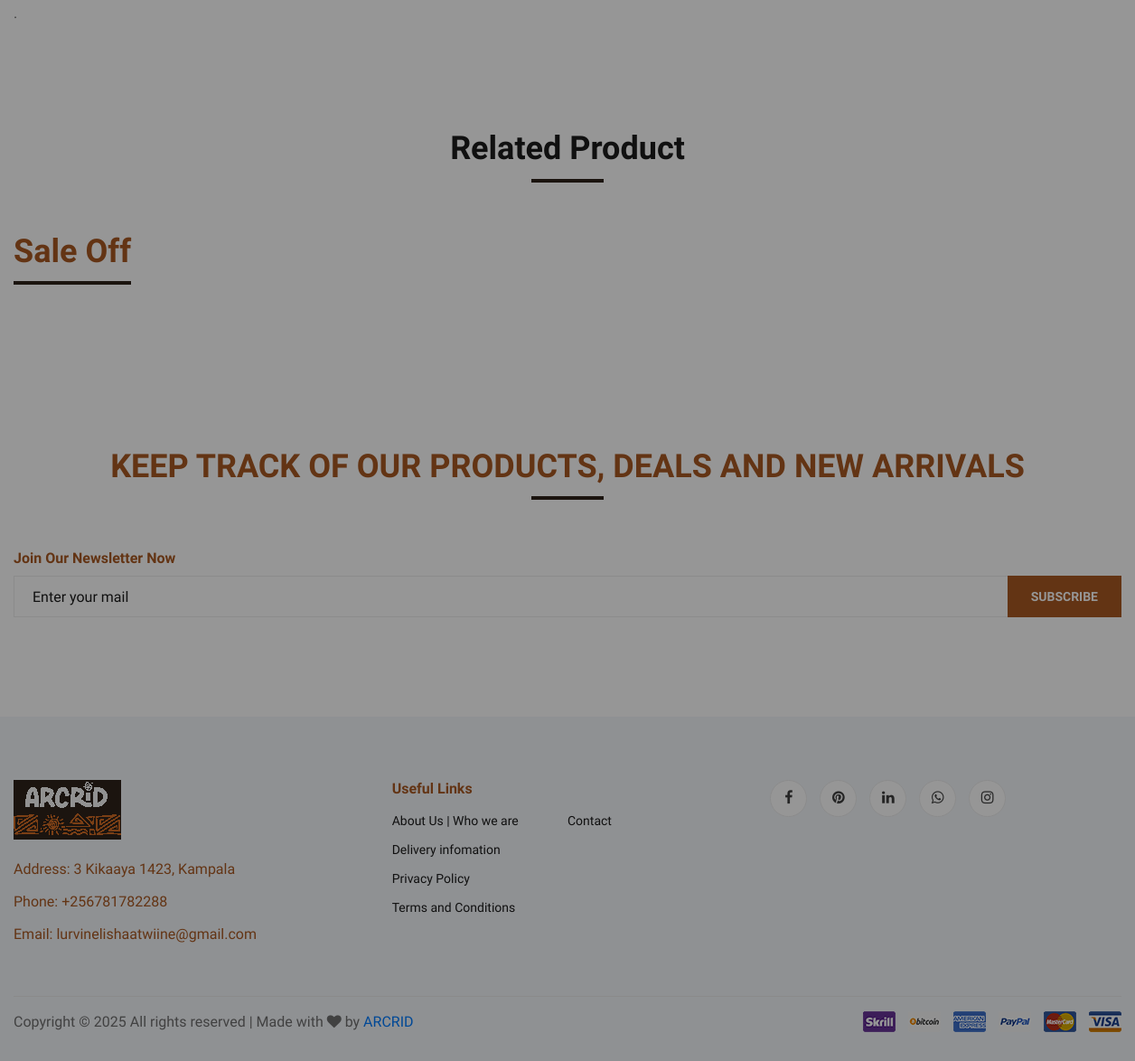
/1/details (lower part), run on an earlier commit of the app's database.
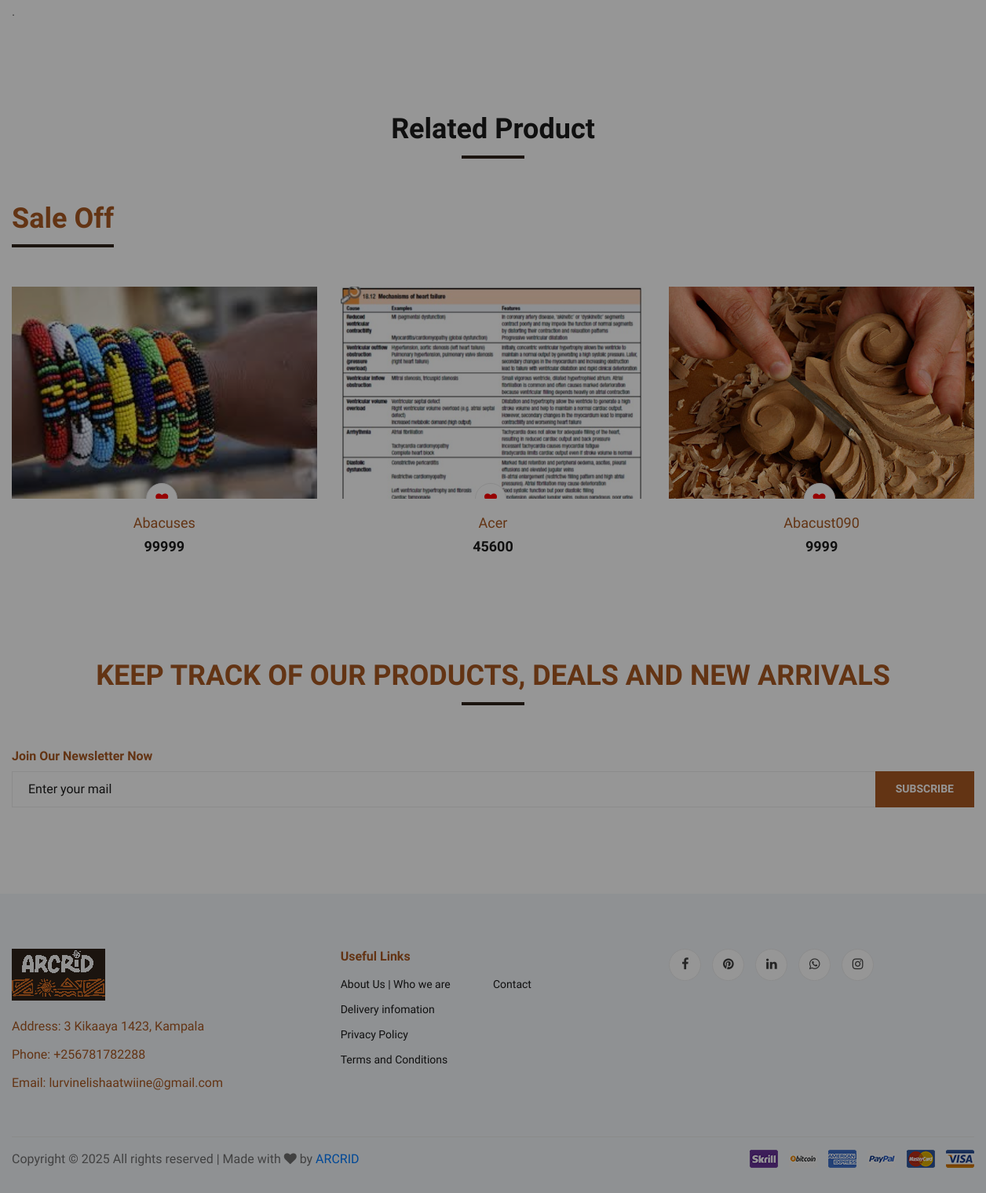
And on a later commit of the database.
### shop/models/product.py (models this page shows, shortened)
class Product(models.Model):
    name = models.CharField(max_length=50)
    price = models.IntegerField(default=0)
    del_price= models.IntegerField(default=0)
    selling_price =models.IntegerField(default=0)
    stock = models.IntegerField(default=0)
    category =models.ForeignKey(Sub_Category, on_delete=models.CASCADE, default=1,blank=True,null=True)
    brand = models.ForeignKey(Major_Categories, on_delete=models.CASCADE, default=1)
    description = models.TextField(max_length=1000,blank=True,null=True)
    image =models.ImageField(upload_to='Uploads/products/',default='Categories/arcrid.jpg')
    image2 =models.ImageField(upload_to='Uploads/products/',default='Categories/arcrid.jpg')
    image3 =models.ImageField(upload_to='Uploads/products/',default='Categories/arcrid.jpg')
    image4 =models.ImageField(upload_to='Uploads/products/',default='Categories/arcrid.jpg')
    shop=models.CharField(max_length=100,default=1)
    shop_name =models.CharField(max_length=100,default='Pearlmart',blank=True)
    dates= models.DateTimeField(default=timezone.now)
    average_rating = models.FloatField(default=0.0)
    is_top_rated = models.BooleanField(default=False)
    is_featured = models.BooleanField(default=False)

### shop/views/viewproduct.py (the view, shortened to what this page needs)
# urls.py: path('<int:id>/details', details , name='details'),
def details(request, id):
    brands = Major_Categories.get_all_brand()
    categories =Sub_Category.get_all_categories()
    cart = request.session.get('cart')
    product=Product.objects.get(id=id)
    if not cart:
        request.session['cart'] = {}
        productes={}
    else:
        productes = Product.get_products_by_id(list(request.session.get('cart').keys()))
    form=ViewCartForm()
    '''
    if request.method=='POST':
        product = request.POST.get('product')
        cart = request.session.get('cart')
        quantitey = cart.get(product)
        form=ViewCartForm(request.POST)
        if form.is_valid():
            cart[product] = form.cleaned_data.get('quantity')
    '''
    product=Product.objects.get(id=id)
    reviews = product.reviews.all()
    form_r = ReviewForm()
    related_products = list(Product.objects.filter(category=product.category.id).exclude(id=product.id))
    related_products=random.sample(related_products, len(related_products))
    k=random.randint(1, 25)
    G=random.randint(1, 20)
    context={'k':k,'G':G, "reviews": reviews, "form_r": form_r,'related_products': related_products,'product':product,'form':form,'products':productes,'brands':brands,'categories':categories}
    return render(request , 'shop-details.html',context)

### shop/views/forms.py
class ReviewForm(forms.ModelForm):
    class Meta:
        model = Review
        fields = ['rating', 'comment']

class ViewCartForm(forms.Form):
    quantity = forms.IntegerField(min_value=1, required=True)

### shop/models/brand.py (called while the page is built)
    @staticmethod
    def get_all_brand():
        return Major_Categories.objects.all()

### shop/models/category.py (called while the page is built)
    @staticmethod
    def get_all_categories():
        return Sub_Category.objects.all()

### shop/templatetags/cart.py (called while the page is built)
@register.filter(name='total_cart_price')
def total_cart_price(productes , cart):
    sum = 0 ;
    for p in productes:
        sum += int(price_total(p , cart))
    return sum

### templates/shop-details.html (shortened to what this page needs)
{% extends 'base.html' %}
{% block content %}
{% load cart %}
{% load custom_filter %}
{% load crispy_forms_tags %}
{% load social_share %}
{% load static %}
    <section class="product-details spad">
        <div class="container">
            <div class="row">
                        {% load social_share %}
                        {% post_to_facebook_url    build_absolute_uri      as facebook_url    %}
                        {% post_to_linkedin_url    request.build_absolute_uri      as linkedin_url    %}
                        {% send_email_url        product.name   "{{product.name}}"      object_or_url  as email_url       %}
                        {% save_to_pinterest_url   request.build_absolute_uri      as pinterest_url   %}
                        {% post_to_whatsapp_url    request.build_absolute_uri      as whatsapp_url    %}
                        {% post_to_telegram_url    product.name request.build_absolute_uri  as telegram_url    %}
                        {% load static %}
                <div class="col-lg-12">
                    <div class="product__details__tab">
                        <div class="tab-content">
                            <div class="tab-pane active" id="tabs-1" role="tabpanel">
                                <div class="product__details__tab__desc">
                                    <p>{{ product.description }}.</p>
                                </div>
                            </div>
                        </div>
                    </div>
                </div>
            </div>
        </div>
    </section>
    <section class="related-product">
        <div class="container">
            <div class="row">
                <div class="col-lg-12">
                    <div class="section-title related__product__title">
                        <h2>Related Product</h2>
                    </div>
                </div>
            </div>
            <div class="product__discount">
                <div class="section-title product__discount__title">
                    <h2 style="color: #A95922;">Sale Off</h2>
                </div>
                <div class="row">
                    <div class="product__discount__slider owl-carousel">
                        {% for product in related_products %}
                        <div class="col-lg-4">
                            <div class="product__discount__item">
                                <div class="product__discount__item__pic set-bg"
                                    data-setbg="{{product.image.url}}" onclick="window.location.href='{% url 'details' product.id %}';"
                                    style="cursor: pointer;">
                                    <ul class="product__item__pic__hover">
                                        <li>
                                            <a class="like-btn {% if product.id in liked_products %}not-liked{% else %}liked{% endif %}"
                                            data-product-id="{{ product.id }}">
                                                <i class="fa fa-heart"></i>
                                            </a>
                                        </li>
                                    </ul>
                                </div>
                                <div class="product__discount__item__text">
                                    <h5><a href="#" style="color: #A95922;">{{ product.name }}</a></h5>
                                    <div class="product__item__price">{{ product.price }}</div>
                                </div>
                            </div>
                        </div>
                        {% endfor %}
                    </div>
                </div>
            </div>
        </div>
    </section>
{% endblock %}

### templates/base.html (shortened to what this page needs)
{% load static %}
{% load cart %}
{% load custom_filter %}
<!DOCTYPE html>
<html lang="zxx">
<head>
    <link rel="stylesheet" href="https://cdnjs.cloudflare.com/ajax/libs/font-awesome/6.0.0/css/all.min.css">
    <link rel="stylesheet" href="{% static 'css/bootstrap.min.css' %}" type="text/css">
    <link rel="stylesheet" href="{% static 'css/font-awesome.min.css' %}" type="text/css">
    <link rel="stylesheet" href="{% static 'css/elegant-icons.css' %}" type="text/css">
    <link rel="stylesheet" href="{% static 'css/nice-select.css' %}" type="text/css">
    <link rel="stylesheet" href="{% static 'css/jquery-ui.min.css' %}" type="text/css">
    <link rel="stylesheet" href="{% static 'css/owl.carousel.min.css' %}" type="text/css">
    <link rel="stylesheet" href="{% static 'css/slicknav.min.css' %}" type="text/css">
    <link rel="stylesheet" href="{% static 'css/style.css' %}" type="text/css">
    <link rel="stylesheet" href="https://cdn.jsdelivr.net/npm/swiper@10/swiper-bundle.min.css">
</head>
<body style="overflow: auto !important;
  height: auto !important;">
    <div id="preloder">
    </div>
{% block content %}
{% endblock %}
    <section class="from-blog spad">
        <div class="container">
            <div class="row">
                <div class="col-lg-12">
                  <div class="section-title from-blog__title">
                    <h2 style="color: #A95922;">
                      KEEP TRACK OF OUR PRODUCTS, DEALS AND NEW ARRIVALS
                    </h2>
                  </div>
                </div>
              </div>
            <div class="humberger__menu__contact">
                <div class="footer__widget">
                    <h6 style="color: #A95922;">Join Our Newsletter Now</h6>
                    <form action="#">
                        <input type="text" placeholder="Enter your mail">
                        <button type="submit" class="site-btn" style="background-color: #A95922;">Subscribe</button>
                    </form>
                </div>
            </div>
        </div>
    </section>
<footer class="footer spad d-none d-md-block">
    <div class="container">
        <div class="row">
            <div class="col-lg-3 col-md-6 col-sm-6">
                <div class="footer__about">
                    <div class="footer__about__logo">
                        <a href="/"><img src="{% static 'img/logo_resized_3_resized.png' %}" alt=""></a>
                    </div>
                    <ul>
                        <li style="color: #A95922;">Address: 3 Kikaaya 1423, Kampala</li>
                        <li style="color: #A95922;">Phone: +256781782288</li>
                        <li style="color: #A95922;">Email: lurvinelishaatwiine@gmail.com</li>
                    </ul>
                </div>
            </div>
            <div class="col-lg-4 col-md-6 col-sm-6 offset-lg-1">
                <div class="footer__widget">
                    <h6 style="color: #A95922;">Useful Links</h6>
                    <ul>
                        <li>
                            <a href="/about_us" >About Us | Who we are</a>
                        </li>
                        <li><a href="/delivery-information">Delivery infomation</a></li>
                        <li><a href="/privacy-policy">Privacy Policy</a></li>
                        <li><a href="/terms-and-conditions">Terms and Conditions</a></li>
                    </ul>
                    <ul>
                        <li><a href="/contact">Contact</a></li>
                    </ul>
                </div>
            </div>
            <div class="col-lg-4 col-md-12">
                <div class="footer__widget">
                    <div class="footer__widget__social">
                        <a href="https://www.facebook.com/share/1AXmMLQyUf/"><i class="fa fa-facebook"></i></a>
                        <a href="https://pin.it/7MpYVx8Xh"><i class="fa fa-pinterest"></i></a>
                        <a href="https://www.linkedin.com/company/arcrid/" target="_blank"><i class="fa fa-linkedin"></i></a>
                        <a href="https://wa.me/256781782288" target="_blank"><i class="fa fa-whatsapp"></i></a>
                        <a href="https://www.instagram.com/arcr.id?igsh=OXQ0Y2k3ODJ0dTJp" target="_blank"><i class="fa fa-instagram"></i></a>
                    </div>
                </div>
            </div>
        </div>
        <div class="row">
            <div class="col-lg-12">
                <div class="footer__copyright">
                    <div class="footer__copyright__text">
                        <p>
                            Copyright &copy; 2025 All rights reserved | Made with <i class="fa fa-heart" aria-hidden="true"></i> by <a href="/" target="_blank">ARCRID</a>
                        </p>
                    </div>
                    <div class="footer__copyright__payment">
                        <img src="{% static 'img/payment-item.png' %}" alt="Payment Methods">
                    </div>
                </div>
            </div>
        </div>
    </div>
</footer>
</body>
</html>

### templates/base.html (style rules this page uses)
.like-btn { font-size: 24px; cursor: pointer; background: none; border: none; transition: 0.3s; }
.liked i { color: red; }

### templates/shop-details.html (style rules this page uses)
:root { --primary-color: #2c3e50; --accent-color: #e67e22; --star-color: #f1c40f; --bg-lightest: #fdfdfd; }

What changed in the data, as far as the page shows it:
added Product: shows a picture, name "Abacuses", price "99999"
added Product: shows a picture, name "Acer", price "45600"
added Product: shows a picture, name "Abacust090", price "9999"
